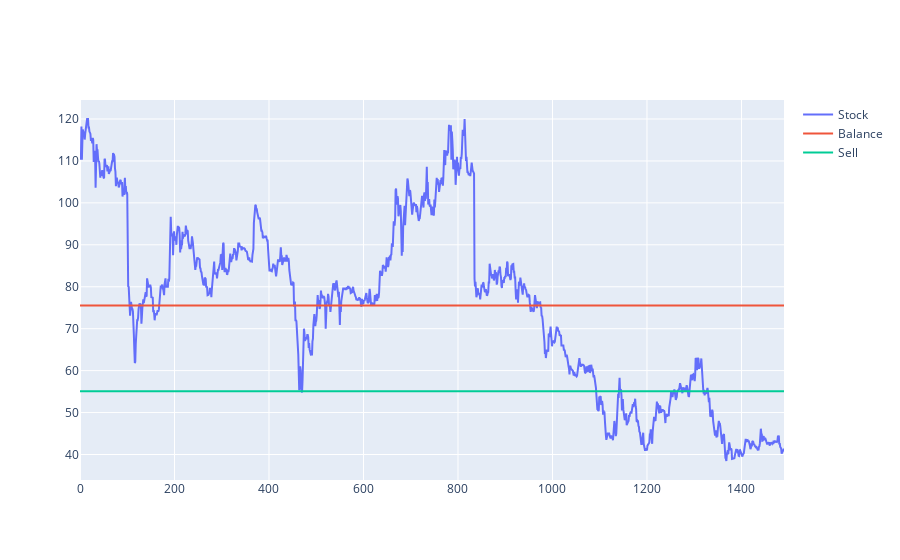

Notebook cell for this chart:
### Code cell
fig = go.Figure()
fig.add_trace(go.Scatter(y=data['VND'], 
                        mode='lines',
                        name='Stock'))

fig.add_trace(go.Scatter(y=line_mid,
                    mode='lines',
                    name='Balance'))

fig.add_trace(go.Scatter(y=line_sell,
                    mode='lines',
                    name='Sell'))
fig.show()

### Figure 1 — Plotly figure (JSON) as saved in the notebook; plotly's stock layout.template omitted (floating-point values rounded to 4 significant figures; data arrays with more than 128 entries replaced by an {"elided": "..."} marker saying what was removed)
{"data": [{"mode": "lines", "name": "Stock", "type": "scatter", "y": {"elided": "1491 float values"}}, {"mode": "lines", "name": "Balance", "type": "scatter", "y": {"elided": "1491 float values"}}, {"mode": "lines", "name": "Sell", "type": "scatter", "y": {"elided": "1491 float values"}}], "layout": {}}
